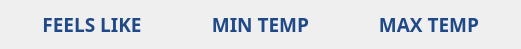
     <widget class="QWidget" name="layoutWidget1">
      <property name="geometry">
       <rect>
        <x>720</x>
        <y>440</y>
        <width>521</width>
        <height>47</height>
       </rect>
      </property>
      <layout class="QHBoxLayout" name="horizontalLayout_2">
       <item>
        <widget class="QLabel" name="feelsLikeTemp_2">
         <property name="font">
          <font>
           <family>aakar</family>
           <pointsize>12</pointsize>
           <weight>75</weight>
           <bold>true</bold>
          </font>
         </property>
         <property name="text">
          <string>&lt;html&gt;&lt;head/&gt;&lt;body&gt;&lt;p&gt;&lt;span style=&quot; font-size:14pt; color:#204a87;&quot;&gt;FEELS LIKE&lt;/span&gt;&lt;/p&gt;&lt;/body&gt;&lt;/html&gt;</string>
         </property>
         <property name="alignment">
          <set>Qt::AlignCenter</set>
         </property>
        </widget>
       </item>
       <item>
        <widget class="QLabel" name="minTemp_2">
         <property name="font">
          <font>
           <family>aakar</family>
           <pointsize>11</pointsize>
           <weight>75</weight>
           <bold>true</bold>
          </font>
         </property>
         <property name="text">
          <string>&lt;html&gt;&lt;head/&gt;&lt;body&gt;&lt;p&gt;&lt;span style=&quot; font-size:14pt; color:#204a87;&quot;&gt;MIN TEMP&lt;/span&gt;&lt;/p&gt;&lt;/body&gt;&lt;/html&gt;</string>
         </property>
         <property name="alignment">
          <set>Qt::AlignCenter</set>
         </property>
        </widget>
       </item>
       <item>
        <widget class="QLabel" name="maxTemp_2">
         <property name="font">
          <font>
           <family>aakar</family>
           <pointsize>11</pointsize>
           <weight>75</weight>
           <bold>true</bold>
          </font>
         </property>
         <property name="text">
          <string>&lt;html&gt;&lt;head/&gt;&lt;body&gt;&lt;p&gt;&lt;span style=&quot; font-size:14pt; color:#204a87;&quot;&gt;MAX TEMP&lt;/span&gt;&lt;/p&gt;&lt;/body&gt;&lt;/html&gt;</string>
         </property>
         <property name="alignment">
          <set>Qt::AlignCenter</set>
         </property>
        </widget>
       </item>
      </layout>
     </widget>
